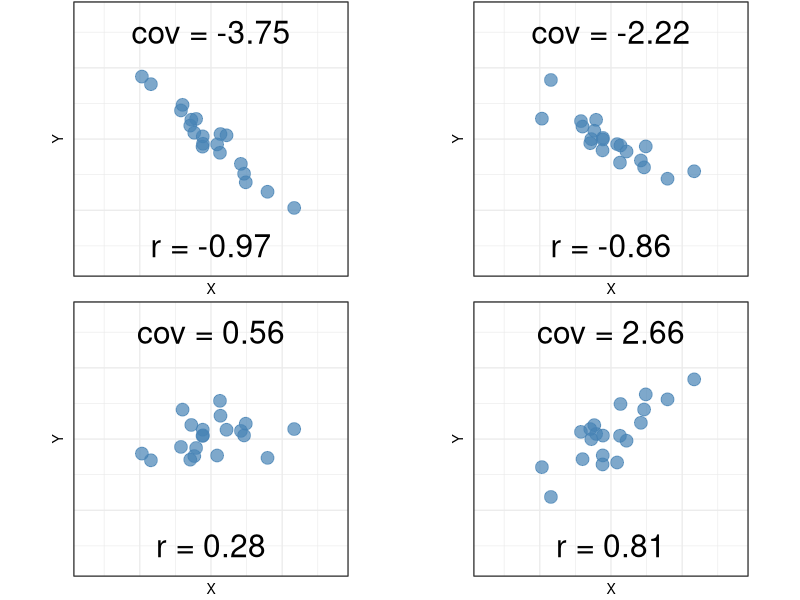
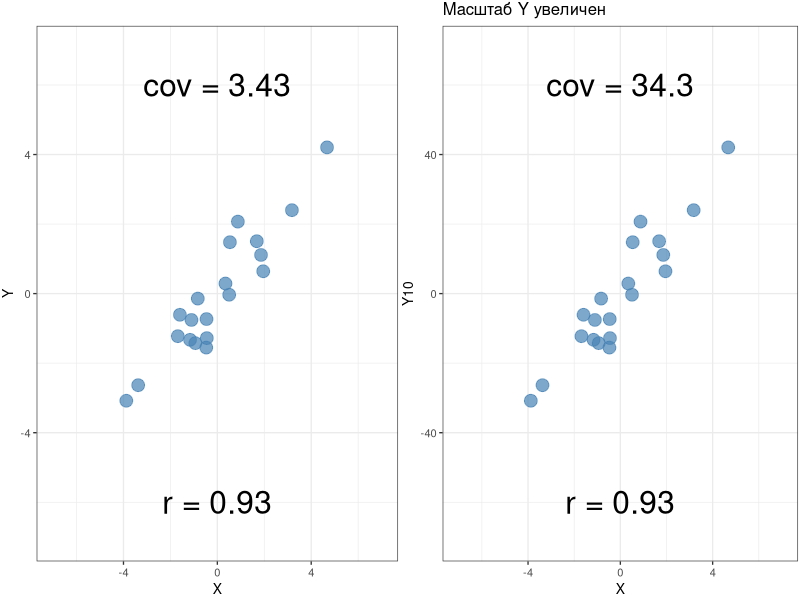
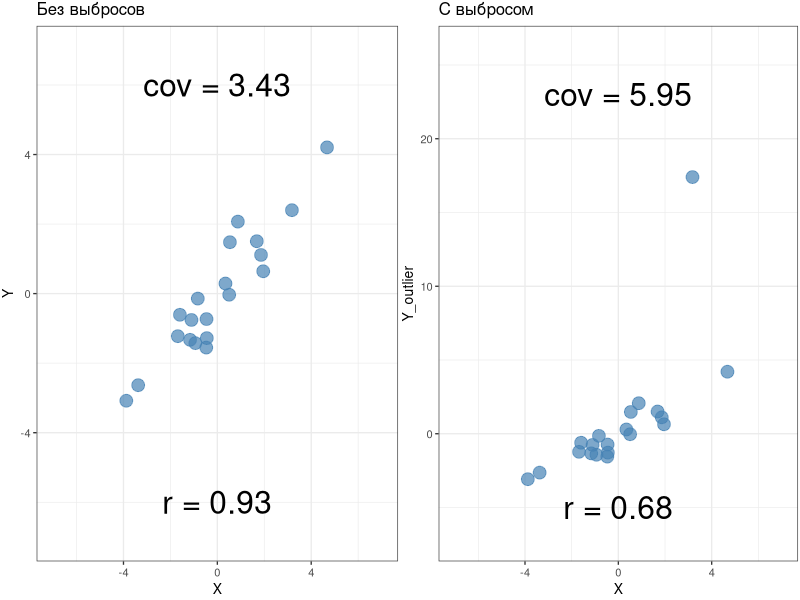
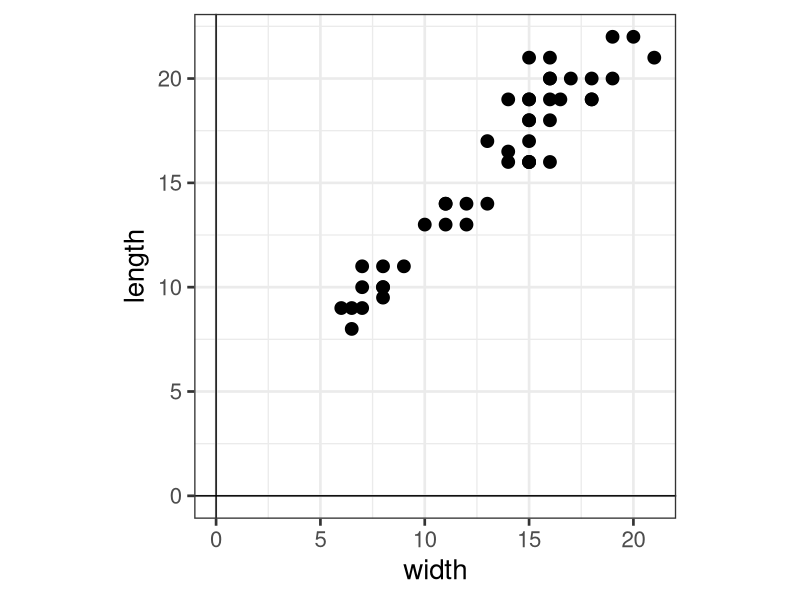
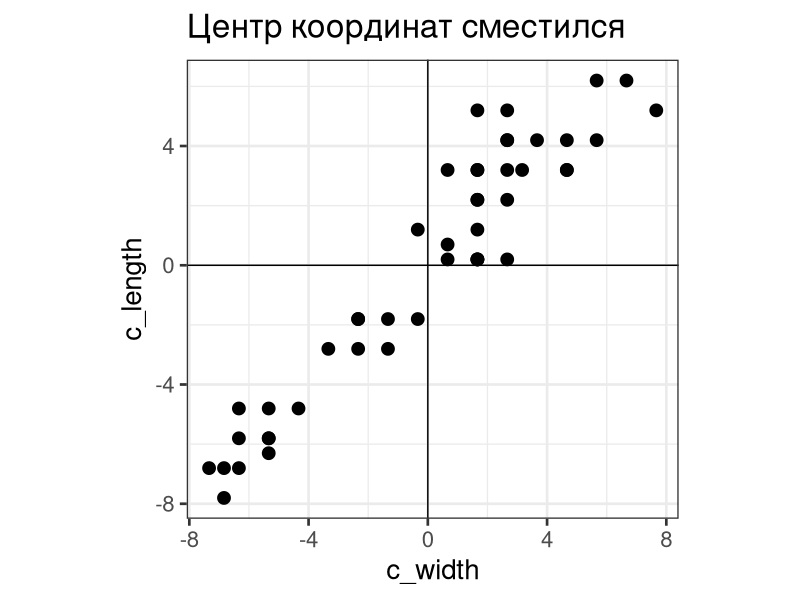
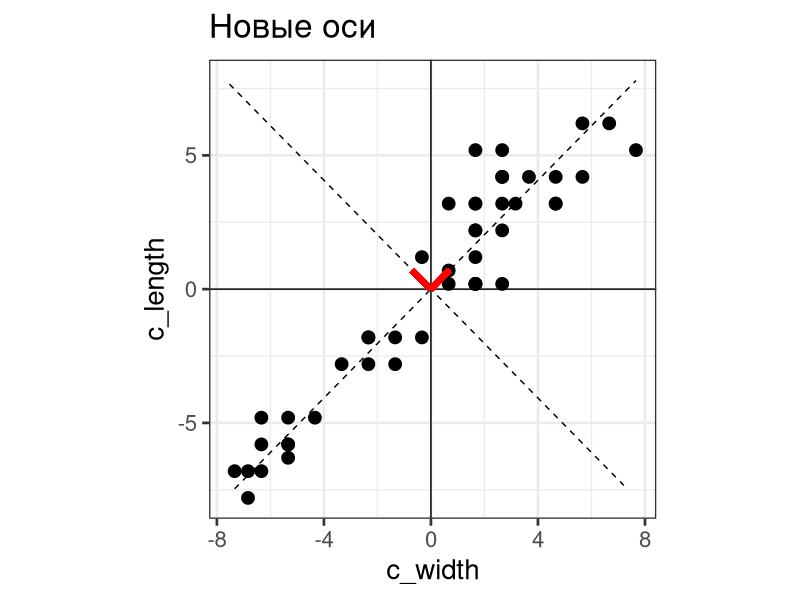
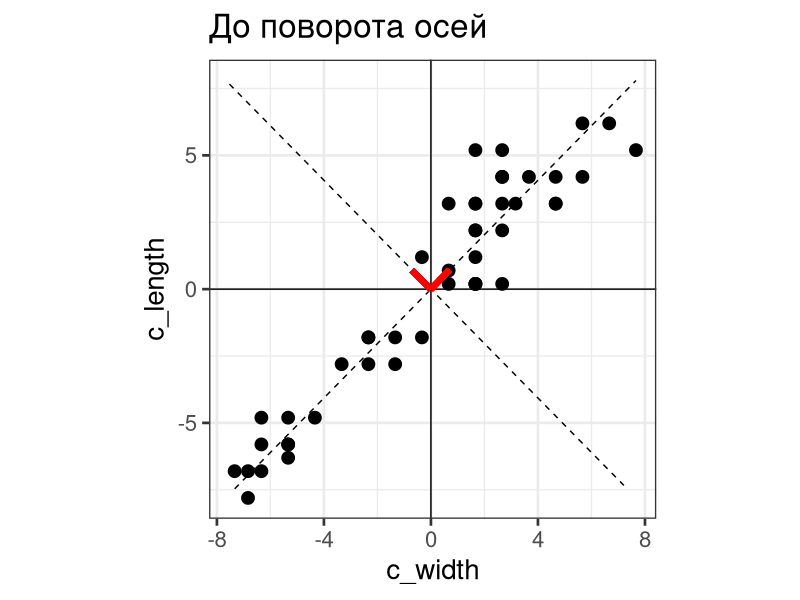
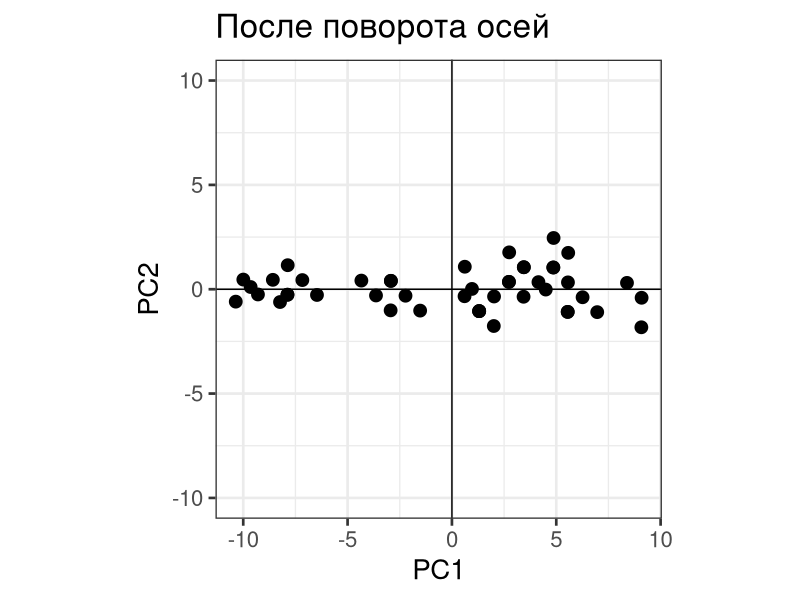

R code for these plots, in order:
## ---- chunk 1
#-- RUN THE FRAGMENT BETWEEN LINES BEFORE COMPILING MARKDOWN
# to configure markdown parsing
options(markdown.extensions = c("no_intra_emphasis", "tables", "fenced_code", "autolink", "strikethrough", "lax_spacing", "space_headers", "latex_math"))
#------
# output options
options(width = 70, scipen = 6, digits = 3)

# to render cyrillics in plots use cairo pdf
options(device = function(file, width = 7, height = 7, ...) {
 cairo_pdf(tempfile(), width = width, height = height, ...)
 })
library(knitr)
# chunk default options
opts_chunk$set(fig.align='center', tidy = FALSE, fig.width = 5, fig.height = 5, warning=FALSE, warning=FALSE, message=FALSE, cache = FALSE)
## ---- chunk 2
library(ggplot2)
library(grid)
theme_set(theme_bw(base_size = 10) + theme(legend.key = element_blank()))
update_geom_defaults("point", list(shape = 19, size = 4))
library(gridExtra)
## ---- chunk 3
A <- matrix(c( 0,  0, 10,
               0,  5, 0,
               40, 0, 0  ), ncol = 3)
## ---- chunk 4
A %*% t(A)
## ---- chunk 5
normA <-  matrix(c( 0,  0, 1,
                    0,  1, 0,
                    1,  0, 0  ), ncol = 3)
## ---- chunk 6
solve(normA)
## ---- chunk 7
t(normA)
## ---- chunk 8
set.seed(12345)
Dat <- data.frame(Sp1 = round(rnorm(7, 150, 5)), Sp2 = round(rnorm(7, 150, 5)), Sp3 = round(rnorm(7, 150, 5)), Sp4 = round(rnorm(7, 150, 5)), Sp5 = round(rnorm(7, 150, 5)) ) 
rownames(Dat) <- c("Sample1", "Sample2", "Sample3", "Sample4", "Sample5", "Sample6", "Sample7" )
Dat
## ---- chunk 9
A <- round(cor(Dat), 2)
A
## ---- chunk 10
EIG <- eigen(A)
L <- EIG$values #Вектор собственных чисел
V <- EIG$vectors #Матрица собственных векторов
## ---- chunk 11
round(t(V) - solve(V))
## ---- chunk 12
A
## ---- chunk 13
round(V %*% diag(L) %*% t(V), 2)

## ---- chunk 14
# Function adapted from http://stats.stackexchange.com/a/15035/21302
# returns a data frame of two variables which correlate with a population correlation of rho
# If desired, one of both variables can be fixed to an existing variable by specifying x
getBiCop <- function(n, rho, mar.fun=rnorm, x = NULL, ...) {
     if (!is.null(x)) {X1 <- x} else {X1 <- mar.fun(n, ...)}
     if (!is.null(x) & length(x) != n) warning("Variable x does not have the same length as n!")
     C <- matrix(rho, nrow = 2, ncol = 2)
     diag(C) <- 1
     C <- chol(C)
     X2 <- mar.fun(n)
     X <- cbind(X1,X2)
     # induce correlation (does not change X1)
     df <- X %*% C
     df <- as.data.frame(df)
     colnames(df) <- c("X", "Y")
     ## if desired: check results
     #all.equal(X1,X[,1])
     #cor(X)
     return(df)
}
corrs <- c(-0.9, -0.5, 0, 0.5, 0.9)
set.seed(245817)
dats <- lapply(corrs, getBiCop, n = 20, x = rnorm(20, sd = 1.7))

g_covr <- lapply(1:length(dats), function(i) ggplot(data = dats[[i]], aes(x = X, y = Y)) + geom_point(alpha = 0.7, colour = "steelblue") + coord_equal(xlim = c(-7, 7), ylim = c(-7, 7))+ theme(axis.text = element_blank(), axis.ticks = element_blank(), plot.margin = unit(c(0.5, 0.5, 0.5, 0.5), "mm"), axis.ticks.margin = unit(0, "mm"), panel.margin = unit(0.5, "mm")) + annotate(geom = "text", x = 0, y = 6, label = paste("cov =", round(cov(dats[[i]]$X, dats[[i]]$Y), 2)), size = 8) + annotate(geom = "text", x = 0, y = -6, label = paste("r =", round(cor(dats[[i]]$X, dats[[i]]$Y), 2)), size = 8))

## ---- chunk 15
grid.arrange(g_covr[[1]], g_covr[[2]], g_covr[[3]], g_covr[[4]],  nrow = 2)
## ---- chunk 16
set.seed(245817)
dat_scale <- getBiCop(n = 20, rho = 0.8, x = rnorm(20, sd = 1.7))
dat_scale$Y10 <- dat_scale$Y*10

g_scat <- ggplot(data = dat_scale, aes(x = X, y = Y)) +
    geom_point(alpha = 0.7, colour = "steelblue") + 
    coord_cartesian(xlim = c(-7, 7), ylim = c(-7, 7))+ 
    theme(plot.margin = unit(c(0.5, 0.5, 0.5, 0.5), "mm"), panel.margin = unit(0.5, "mm")) 

g_unscaled <- g_scat + 
    annotate(geom = "text", x = 0, y = 6, label = paste("cov =", round(cov(dat_scale$X, dat_scale$Y), 2)), size = 8) + 
    annotate(geom = "text", x = 0, y = -6, label = paste("r =", round(cor(dat_scale$X, dat_scale$Y), 2)), size = 8)

g_scaled <- g_scat + aes(y = Y10) + coord_cartesian(xlim = c(-7, 7), ylim = c(-70, 70)) + 
    annotate(geom = "text", x = 0, y = 60, label = paste("cov =", round(cov(dat_scale$X, dat_scale$Y10), 2)), size = 8) + 
    annotate(geom = "text", x = 0, y = -60, label = paste("r =", round(cor(dat_scale$X, dat_scale$Y10), 2)), size = 8)

grid.arrange(g_unscaled + ggtitle(""), g_scaled + ggtitle("Масштаб Y увеличен"), nrow = 1)
## ---- chunk 17
dat_scale$Y_outlier <- dat_scale$Y
dat_scale <- dat_scale[order(dat_scale$Y_outlier), ]
dat_scale$Y_outlier[19] <- dat_scale$Y[19] + 15

g_scat_out <- g_scat %+% dat_scale + aes(y = Y_outlier) + coord_cartesian(xlim = c(-7, 7), ylim = c(-7, 26)) + 
    annotate(geom = "text", x = 0, y = 23, label = paste("cov =", round(cov(dat_scale$X, dat_scale$Y_outlier), 2)), size = 8) + 
    annotate(geom = "text", x = 0, y = -5, label = paste("r =", round(cor(dat_scale$X, dat_scale$Y_outlier), 2)), size = 8)

grid.arrange(g_unscaled + ggtitle("Без выбросов"), g_scat_out + ggtitle("С выбросом"), nrow = 1)
## ---- chunk 18
jelly <- read.delim("data/jellyfish.csv")
library(ggplot2)
theme_set(theme_bw(base_size = 20) + theme(legend.key = element_blank()))
update_geom_defaults("point", list(shape = 19, size = 4))
p_raw <- ggplot(jelly, aes(x = width, y = length)) + 
  geom_point() + 
  geom_hline(yintercept = 0) + 
  geom_vline(xintercept = 0) + 
  coord_equal()
## ---- chunk 19
p_raw
## ---- chunk 20
head(jelly, 10)
## ---- chunk 21
jelly$c_width <- jelly$width - mean(jelly$width)
jelly$c_length <- jelly$length - mean(jelly$length)
jelly <- jelly[order(jelly$c_width), ]
# library(dplyr)
# jelly <- jelly %>% 
#   mutate(c_width = width - mean(width),
#          c_length = length - mean(length))

p_centered <- ggplot(jelly, aes(x = c_width, y = c_length)) + 
  geom_point() + 
  geom_hline(yintercept = 0) + 
  geom_vline(xintercept = 0) + 
  coord_equal()
## ---- chunk 22
p_centered + ggtitle("Центр координат сместился")
## ---- chunk 23
head(jelly[, c(1, 4:5)], 10)
## ---- chunk 24
#covariance and new axes
Covar <- cov(jelly[, c("c_width", "c_length")])
eigen_values <- eigen(Covar)$values
eigen_vectors <- eigen(Covar)$vectors


jelly$pc_axis1 <- eigen_vectors[2,1]/eigen_vectors[1,1] * jelly$c_width
jelly$pc_axis2 <- eigen_vectors[2,2]/eigen_vectors[1,2] * jelly$c_width


# plot of future axes
p_futureax <- ggplot(jelly, aes(x = c_width, y = c_length)) + 
  geom_point() + 
  geom_hline(yintercept = 0) + 
  geom_vline(xintercept = 0) +
  geom_line(aes(x = c_width, y = pc_axis1), linetype = "dashed") +
  geom_line(aes(x = pc_axis2, y = c_width), linetype = "dashed") + 
  coord_equal() +
  geom_segment(aes(x = 0, y = 0, xend = eigen_vectors[1, 1], yend = eigen_vectors[2,1]), colour = "red", size = 2) + 
  geom_segment(aes(x = 0, y = 0, xend = eigen_vectors[1, 2], yend = eigen_vectors[2,2]), colour = "red", size = 2)
## ---- chunk 25
p_futureax + ggtitle("Новые оси")
## ---- chunk 26
Covar
## ---- chunk 27
eigen_values
## ---- chunk 28
eigen_vectors
## ---- chunk 29
p_futureax + ggtitle("До поворота осей")
# p_futureax + 
#   geom_line(aes(x = c_width, y = predict(lm(c_length ~ c_width))), colour = "red", size = 1) + 
#   geom_line(aes(x = predict(lm(c_width ~ c_length)), y = c_length), colour = "steelblue", size = 1)
## ---- chunk 30
# row_feature_vec <- t(eigen_vectors)
# row_data_centered <- t(jelly[, 4:5])
# findat <- row_feature_vec %*% row_data_centered
# fincoord <- as.data.frame(t(findat))

fincoord <- as.matrix(jelly[,4:5]) %*% eigen_vectors

fincoord <- as.data.frame(fincoord)

colnames(fincoord) <- c("PC1", "PC2")

p_rotated <- ggplot(fincoord, aes(x = PC1, y = PC2)) +
  geom_point() +   
  geom_hline(yintercept = 0) + 
  geom_vline(xintercept = 0) + 
  coord_equal(ratio = 1, ylim = c(-10, 10))

p_rotated + ggtitle("После поворота осей")


# Можно добыть данные обратно
# row_data_backtransformed <- t(row_feature_vec) %*% findat
# row_data_orig <- t(row_feature_vec) %*% findat + orig_mean

# То же самое в vegan
# Вектора масштабированы
# library(vegan)
# jelly_pca <- rda(jelly[, 4:5], scale = TRUE)
# biplot(jelly_pca) 
# spec <- as.data.frame(scores(jelly_pca, display=c("sites"), scaling = 3))
# vars <- as.data.frame(scores(jelly_pca, display=c("species"), scaling = 3))
# p_rotated + geom_segment(data = jelly_vars, aes(x = 0, y = 0, xend = PC1, yend = PC2, label = rownames(jelly_vars))) + coord_equal(xlim = c(-3.5, 4.5), ylim = c(-1, 1))
## ---- chunk 31
SVD <-svd(jelly[,4:5])
U <- SVD$u
V <- SVD$v
D <- SVD$d
## ---- chunk 32
qplot(fincoord$PC1, U %*% diag(D) [,1], geom = "point") + labs(x="PC1")
## ---- chunk 33
eigen_vectors
## ---- chunk 34
V
## ---- chunk 35
p_rotated + 
  aes(colour = jelly$location) + 
  scale_color_brewer("Location", palette = "Set1") +
  coord_equal()
## ---- chunk 36
#library(XLConnect, quietly = TRUE)
# protein <- readWorksheetFromFile(file="protein.xls", sheet = 1)
protein <- read.table(file="data/protein.csv", sep="\t", dec=".", header=TRUE)
protein$region <- factor(protein$region)
rownames(protein) <- protein$country
head(protein)
## ---- chunk 37
library(vegan)
ord_nmds <- metaMDS(protein[, 3:ncol(protein)], distance = "euclidean", trace = 0)
ef <- envfit(ord_nmds, protein[, 3:ncol(protein)])
plot(ord_nmds, display = "site", type = "t", cex = 0.8)
plot(ef)
## ---- chunk 38
prot_pca <- rda(protein[, -c(1, 2)], scale = TRUE)
## ---- chunk 39
eigenvals(prot_pca) # собственные числа
bstick(prot_pca) # ожидаемое по Brocken Stick Model
## ---- chunk 40
# Вам понадобятся
# geom_line(aes(group = 1))
# geom_point()
## ---- chunk 41
screeplot(prot_pca, type = "lines", bstick = TRUE) # график собственных чисел

## ---- chunk 42
# Данные для ggplot
eig <- data.frame(pc = factor(1:length(eigenvals(prot_pca))),
           eigenval = as.vector(eigenvals(prot_pca)), 
           bstick = bstick(prot_pca))
# График
eig_p_kaiser <- ggplot(eig, aes(x = pc, y = eigenval)) + 
  geom_line(aes(group = 1), colour = "red") + geom_point(colour = "red") + 
  geom_hline(yintercept = mean(eigenvals(prot_pca)), colour = "gray70") +
  labs(x = "Компоненты", y = "Собственные числа")
# график с brocken stick model
eig_p_bstick <- eig_p_kaiser + 
  geom_line(aes(x = pc, y = bstick, group = 1)) + 
  geom_point(aes(x = pc, y = bstick))

eig_p_bstick

## ---- chunk 43
scores(prot_pca, display = "species", 
       choices = c(1, 2, 3), scaling = 0)
## ---- chunk 44
scores(prot_pca, display = "species", 
       choices = c(1, 2, 3), scaling = 0)
## ---- chunk 45
df <- data.frame(
  scaling = c("1", "2", "3", "0"),
  bip = c("биплот расстояний", "биплот корреляций", "", ""),
  scaled = c("координаты объектов масштабированы (х корень из соб. чисел)", "координаты признаков масштабированы (х корень из соб. чисел)", "масштабированы координаты объектов и признаков (х корень 4-й степени из соб. чисел)", "нет масштабирования"),
  dist = c("апроксимируют евклидовы", "НЕ апроксимируют евклидовы", "", ""),
  ang = c("нет смысла", "отражают корреляции", "", "")
  )

colnames(df) <- c("scaling", "Название графика", "Масштаб", "Расстояния между объектами", "Углы между векторами")

kable(df)
## ---- chunk 46
biplot(prot_pca, display = "species", scaling = 2)
## ---- chunk 47
scores(prot_pca, display = "species", 
       choices = c(1, 2, 3), scaling = 2)
## ---- chunk 48
df_load <- as.data.frame(scores(prot_pca, display = "species", 
                                choices = c(1, 2, 3), scaling = 2))
# поправки для размещения подписей
df_load$hjust[df_load$PC1 >= 0] <- -0.1
df_load$hjust[df_load$PC1 < 0] <- 1
df_load$vjust[df_load$PC2 >= 0] <- -0.1
df_load$vjust[df_load$PC2 < 0] <- 1
library(grid) # для стрелочек
ar <- arrow(length = unit(0.25, "cm"))

p_load <- ggplot(df_load) + 
  geom_text(aes(x = PC1, y = PC2, label = rownames(df_load)), 
            size = 5, vjust = df_load$vjust, hjust = df_load$hjust) + 
  geom_segment(aes(x = 0, y = 0, xend = PC1, yend = PC2), 
               colour = "grey40", arrow = ar) + 
  coord_equal(xlim = c(-1.9, 1.9), ylim = c(-1.9, 1.9))
p_load
## ---- chunk 49
biplot(prot_pca, display = "sites")
## ---- chunk 50
# Значения факторов (= факторные координаты)
head(scores(prot_pca, display = "sites", choices = c(1, 2, 3), scaling = 1))
## ---- chunk 51
df_scores <- data.frame(protein[, 1:2],
  scores(prot_pca, display = "sites", choices = c(1, 2, 3), scaling = 1))

p_scores <- ggplot(df_scores, aes(x = PC1, y = PC2, colour = region)) + geom_point() + 
  geom_text(aes(label = country), hjust = 1, vjust = -1) + 
  coord_equal(xlim = c(-1.4, 1.4), ylim = c(-1.4, 1.4))
p_scores
## ---- chunk 52
library(gridExtra)
grid.arrange(p_load, p_scores, ncol = 2, widths = c(0.42, 0.58))
## ---- chunk 53
nMDS <- ggplot(as.data.frame(metaMDS(protein[, -c(1:2)])$points), aes(x=MDS1, y=MDS2)) + geom_point(aes(color = protein$region))

## ---- chunk 54

p_scores + guides(color=FALSE)
nMDS + guides(color=FALSE)
## ---- chunk 55
# Значения факторов (= факторные координаты)
head(scores(prot_pca, display = "sites", 
       choices = c(1, 2, 3), scaling = 1))
## ---- chunk 56
# Значения факторов (= факторные координаты)
df <- data.frame(region = protein$region,
  scores(prot_pca, display = "sites", choices = c(1, 2, 3), scaling = 1))
mod <- lm(PC1 ~ region, data = df)
anova(mod)
## ---- chunk 57
mod_diag <- fortify(mod)
res_p <- ggplot(data = mod_diag, aes(x = .fitted, y = .stdresid)) + geom_point(aes(size = .cooksd)) + geom_hline(yintercept = 0) + geom_smooth(method="loess", se=FALSE) 
mean_val <- mean(mod_diag$.stdresid)
sd_val <- sd(mod_diag$.stdresid)
norm_p <- ggplot(mod_diag, aes(sample = .stdresid)) + geom_point(stat = "qq") + geom_abline(intercept = mean_val, slope = sd_val)
grid.arrange(res_p, norm_p, ncol = 2, widths = c(0.55, 0.45))
## ---- chunk 58
df$region <- reorder(df$region, df$PC1, FUN=mean)
ggplot(df, aes(x = region, y = PC1, colour = region)) + 
  stat_summary(geom = "pointrange", fun.data = "mean_cl_boot", size = 1) + 
  theme(axis.text.x = element_text(angle = 30, vjust = 1, hjust = 1)) 
## ---- chunk 59
TukeyHSD(aov(mod))
